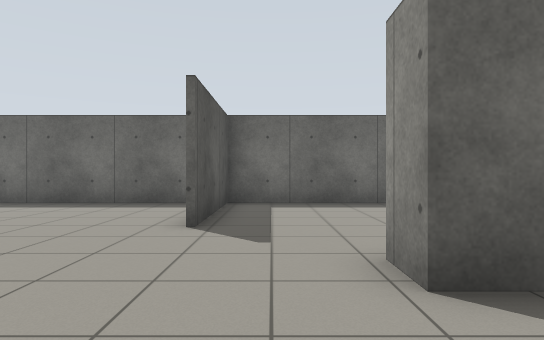
View 1 (above)

15 first-person views from a walk through a robot-simulator world made for Gazebo. The camera is 0.94 m above the floor, looks level and sees 75° across. The floor is counted in squares, 1 m on a side. Each view is taken from the middle of a square. On the plan, view 1 faces up. The plan holds only what a view shows up to about 12 squares ahead; the rest is blank.

View 2
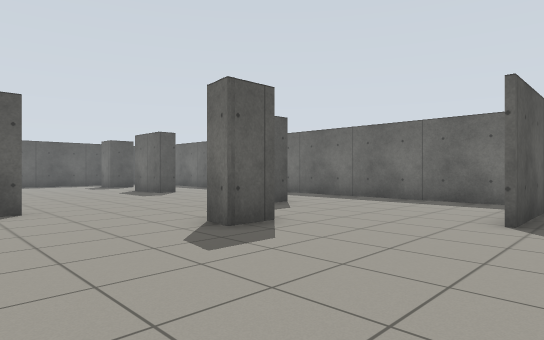

View 3
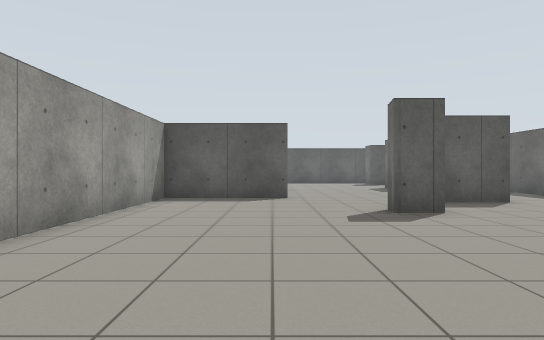

View 4
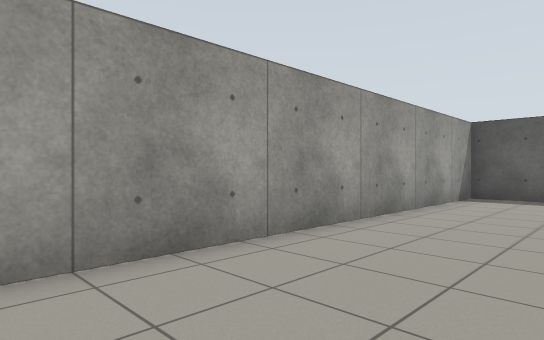

View 5
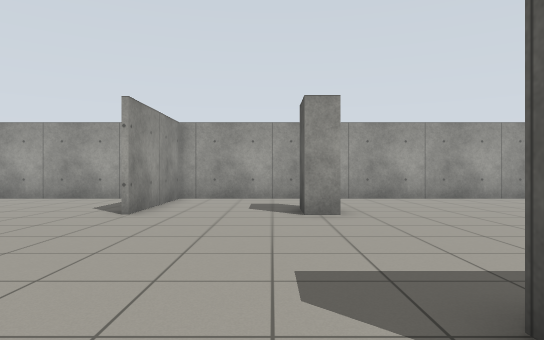

View 6
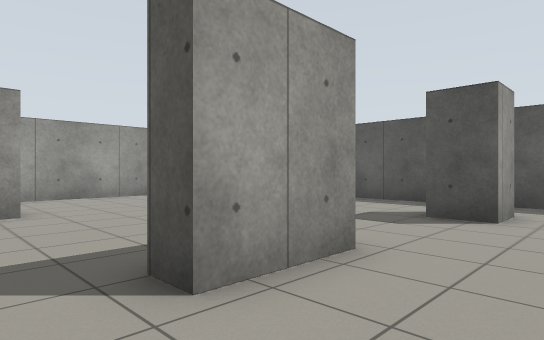

View 7
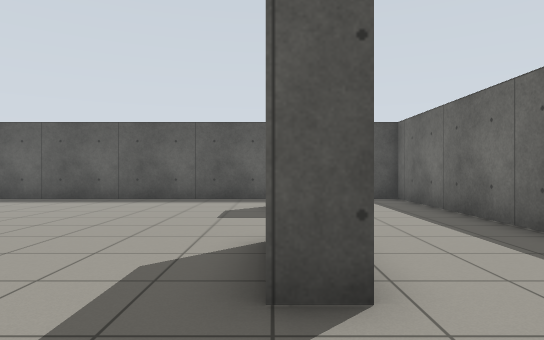

View 8
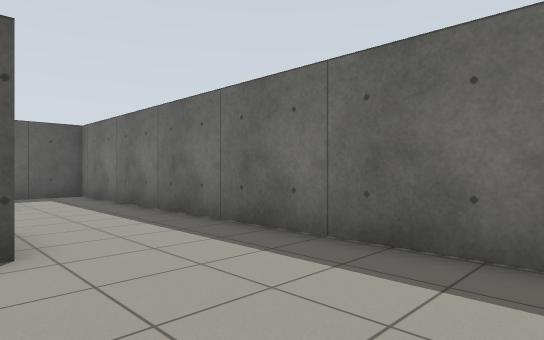

View 9
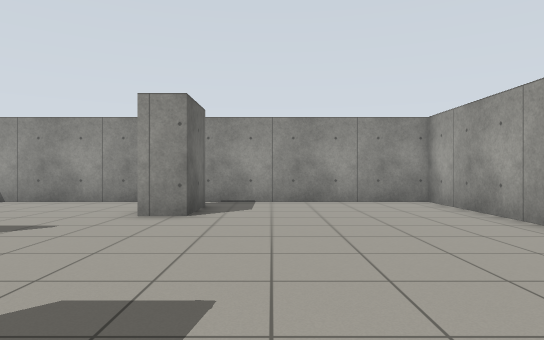

View 10
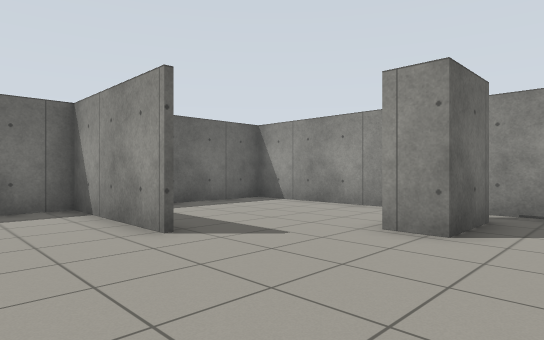

View 11
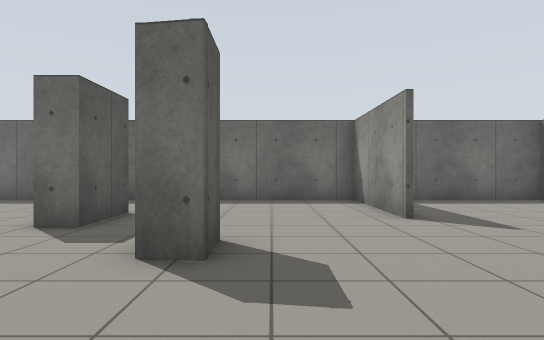

View 12
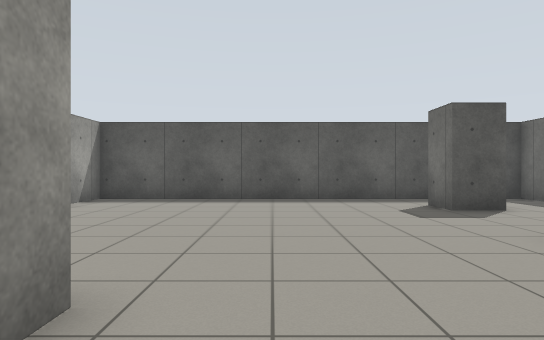

View 13
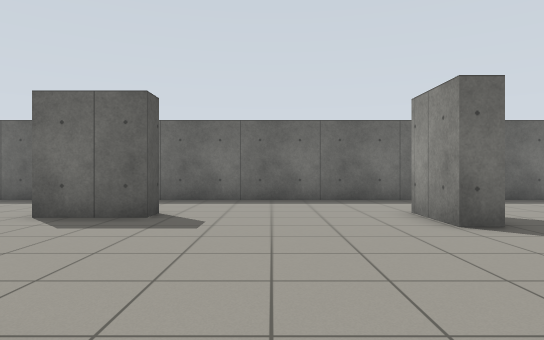

View 14
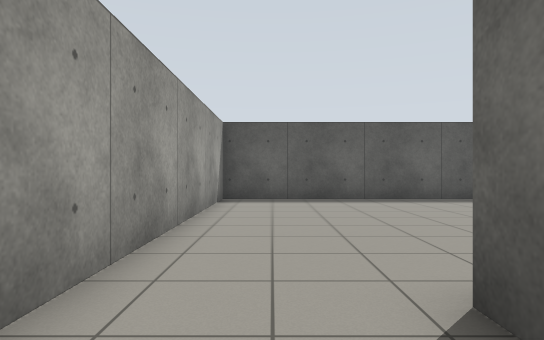

View 15
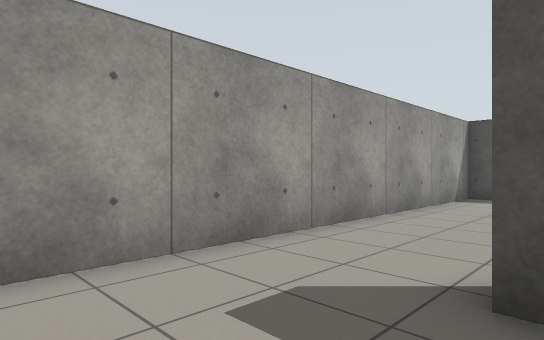

### Floor plan
Points are (right, up) in squares from view 1. A wall is a line through its corners. A room is listed if a view was taken in it or the views show most of it. See-through windows are left out.
Room 1 (views 1, 2, 3, 4, 5, 6, 7, 8, 9, 10, 11, 12, 13, 14, 15)
walls: (-8.8, 0.6) (-8.8, -3.6) (4.4, -3.6) (4.4, 3.1); (-7.2, 6.9) (-7.2, 4.8) (-7.9, 4.8) (-7.9, 6.9); (-4.7, 2.7) (-5.5, 2.7); (-4.7, 3.9) (-4.7, 2.6) (-5.5, 2.8); (-13.5, 0.6) (-12.7, 0.6) (-12.7, -0.6) (-13.5, -0.6); (-15.7, 6.7) (-13.5, 6.7) (-13.5, 6) (-15.8, 6); (-1.4, 5.8) (-1.4, 10.1) (-22.5, 10.1) (-22.5, -3.6) (-9, -3.6) (-9, 0.5); (3.3, 2.7) (1.2, 2.7) (1.2, 3.8); (-20.5, 7.4) (-19.2, 7.4) (-19.2, 6.2) (-20.5, 6.2); (4.4, 4.9) (4.4, 10.1) (-1.3, 10.1) (-1.3, 5.8)

Positions as (right, up) in squares from view 1, and headings:
1: (0, 0), facing up
2: (0, -1), facing up-left
3: (3, 0), facing left
4: (4, 0), facing down-left
5: (-12, 8), facing down
6: (-12, 9), facing down-left
7: (-11, 6), facing left
8: (-9, 6), facing up-left
9: (-6, 1), facing right
10: (-4, 1), facing up-right
11: (-4, -1), facing up
12: (-11, 2), facing left
13: (-11, -1), facing up
14: (-11, -2), facing left
15: (-10, 0), facing down-left
